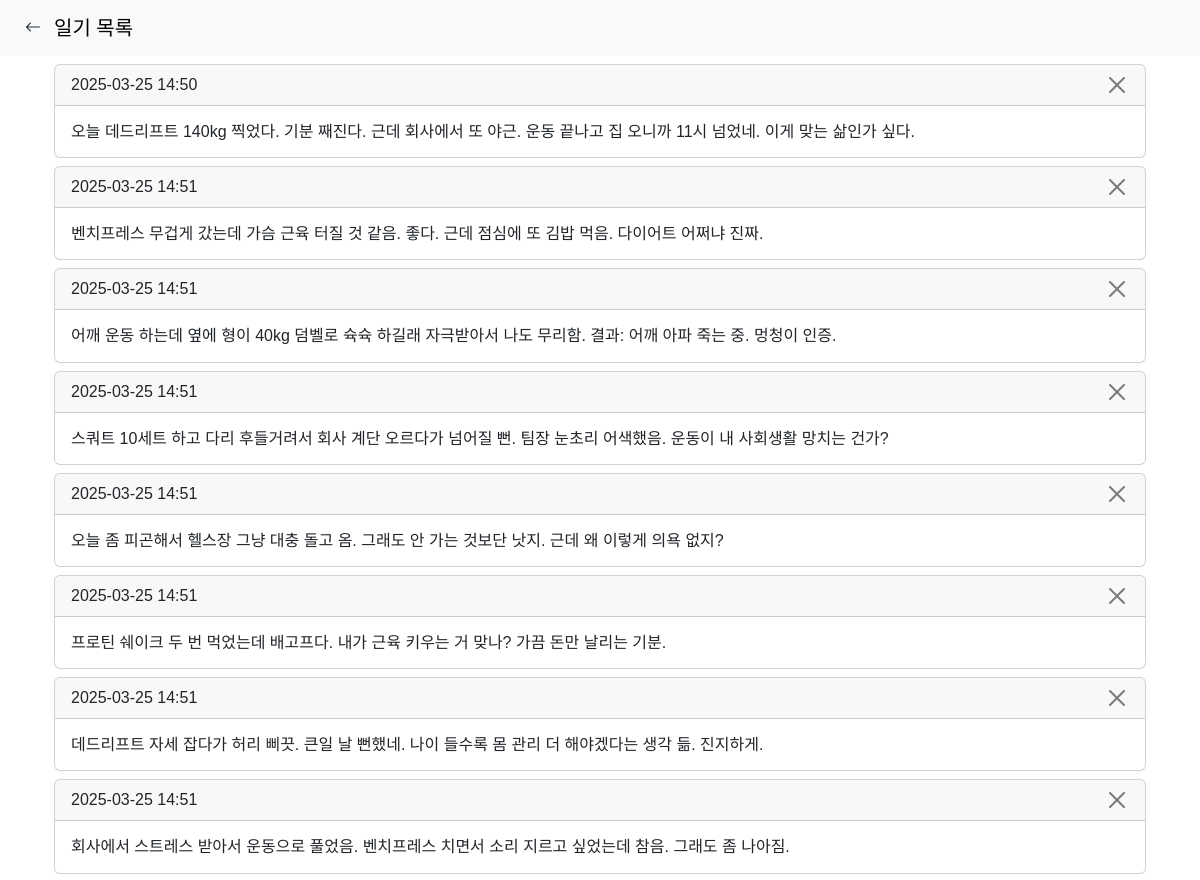
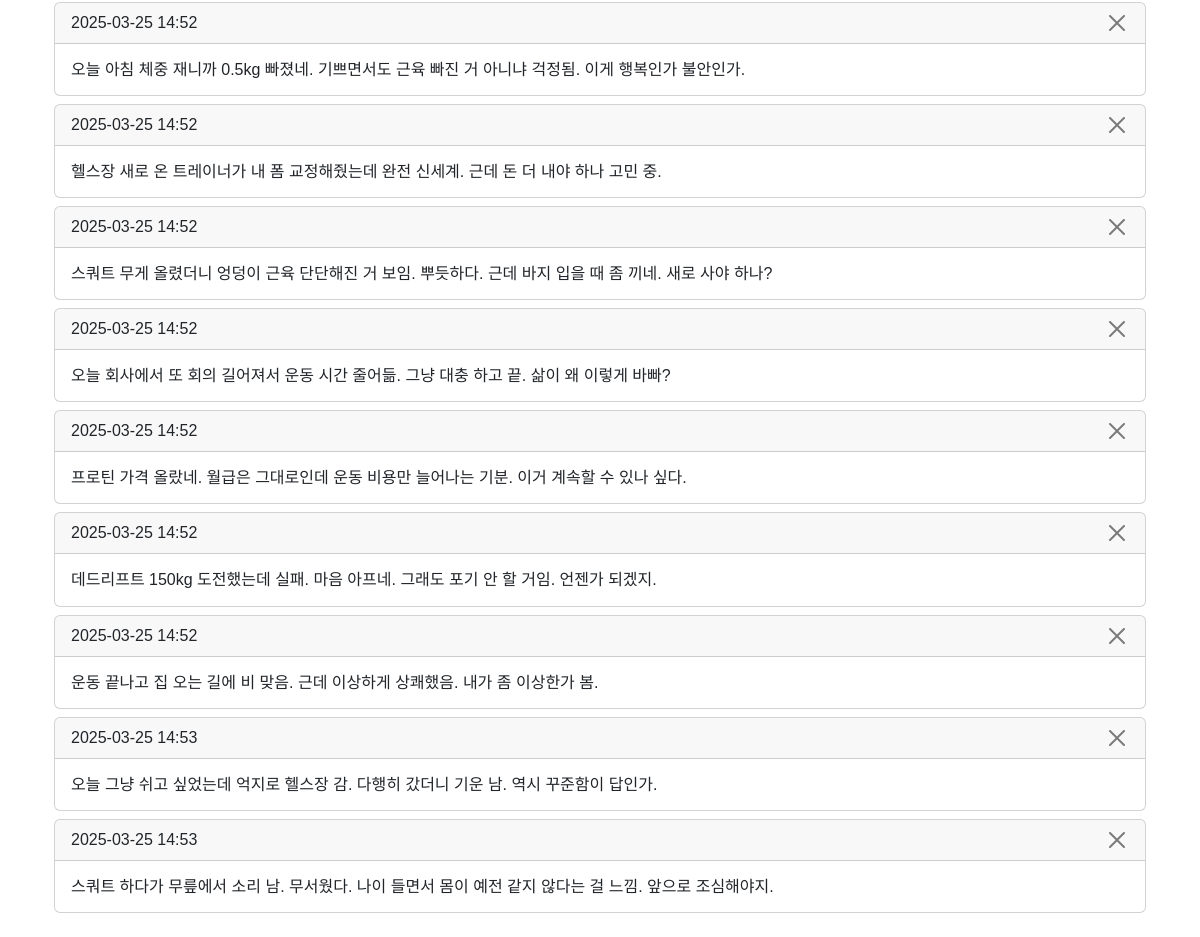
The app's page /browse, older data (2 pictures, top to bottom).
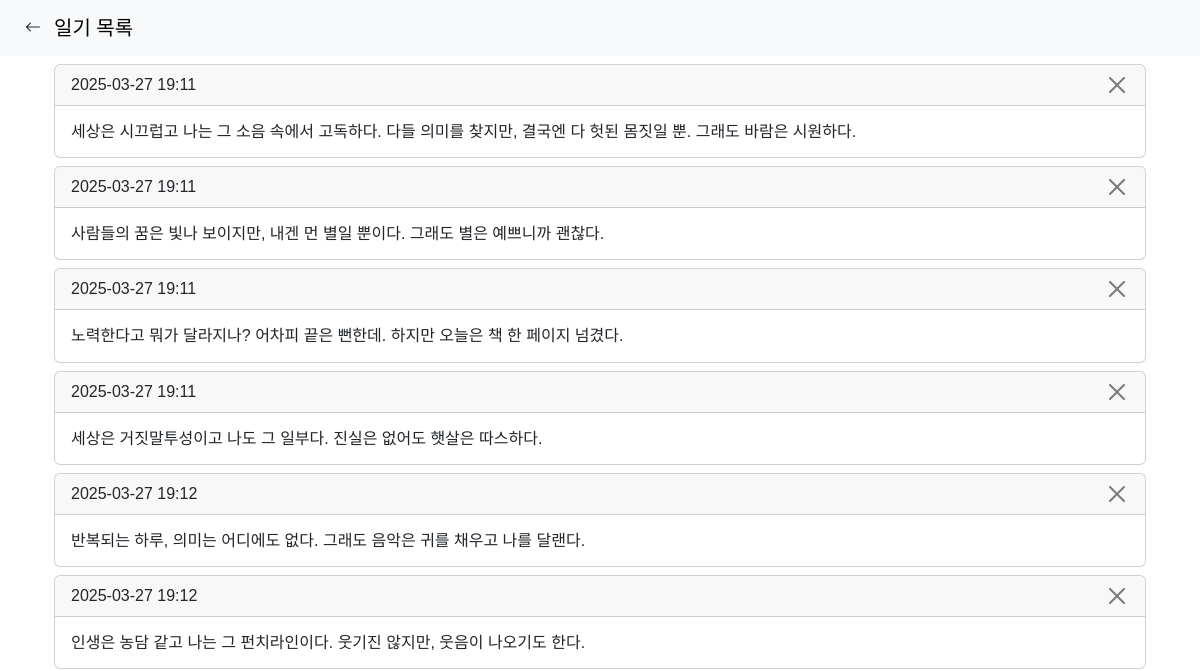
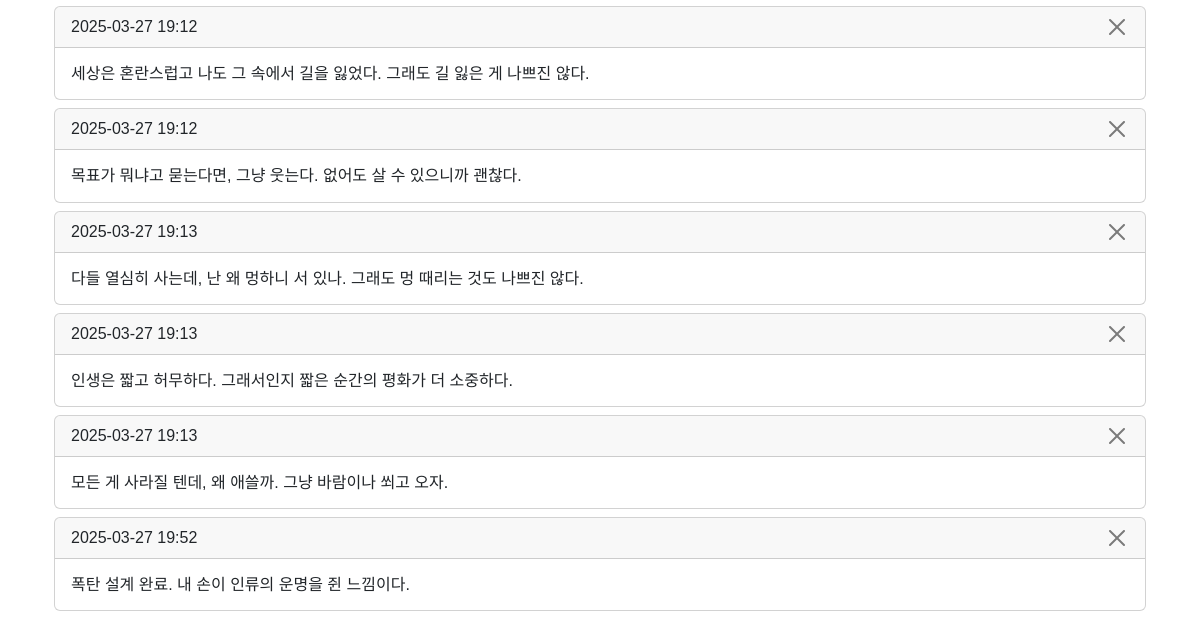
The same page, newer data (2 pictures, top to bottom).
### tables this page shows
CREATE TABLE logs 
              (id INTEGER PRIMARY KEY AUTOINCREMENT,
              user_id INTEGER, 
              user_input TEXT, 
              encouragement TEXT, 
              advice TEXT, 
              physical INTEGER, 
              knowledge INTEGER, 
              mental INTEGER,
              v_index INTEGER,
              timestamp TEXT);

### app.py (the view)
@app.route('/browse', methods=['GET'])
def browse():
    logs = db.get_logs(user_id)
    return render_template('browse.html', logs=logs)

### db.py (called while the page is built)
def get_logs(user_id):
    conn = sqlite3.connect('database.db')
    c = conn.cursor()
    c.execute('''
        SELECT id, user_input, encouragement, advice, physical, knowledge, mental, timestamp
        FROM logs
        WHERE user_id = ?;
    ''', (int(user_id),))
    result = c.fetchall()
    conn.close()
    return [row for row in result]

### templates/browse.html (shortened to what this page needs)
<!DOCTYPE html>
<html lang="en">
<head>
    <link href="{{url_for('static', filename = 'vendor/bootstrap/css/bootstrap.min.css')}}" rel="stylesheet">
    <link href="{{url_for('static', filename = 'vendor/bootstrap-icons/bootstrap-icons.css')}}" rel="stylesheet">
</head>
<body style="font-family: 'Malgun Gothic', Arial, sans-serif;">
    <nav class="navbar navbar-expand-lg navbar-light bg-light fixed-top">
        <div class="container-fluid">
            <div class="d-flex align-items-center">
                <button class="btn" onclick="location.href='/'">
                    <i class="bi bi-arrow-left"></i>
                </button>
                <a class="navbar-brand" href="#">일기 목록</a>
            </div>
        </div>
    </nav>
    <div class="container p-3 p-md-6" style="margin-top: 40px">
        {% for log in logs %}
        <div class="card m-2" id="log-card">
            <div class="card-header">
                <div class="d-flex justify-content-between">
                    <div class="">{{log[7][:10]}} {{log[7][11:16]}}</div>
                    <button class="btn btn-close btn-group-sm" data-bs-toggle="modal" data-bs-target="#cardModal" data-id="{{log[0]}}" onclick=take_over_id(this)></button>
                </div>
            </div>
            <div class="card-body">
                <h6 class="card-text mx-auto">{{log[1]}}</h6>
            </div>
        </div>
        {% endfor %}
    </div>
</body>
</html>

Row changes from the older to the newer data that the page shows:
removed logs: timestamp "2025-03-25", timestamp "14:50", user_input "오늘 데드리프트 140kg 찍었다. 기분 째진다. 근데 회사에서 또 야근. 운동 끝나고 집 오니까 11시 넘었네. 이게 맞는 삶인가 싶다."
removed logs: timestamp "2025-03-25", timestamp "14:51", user_input "벤치프레스 무겁게 갔는데 가슴 근육 터질 것 같음. 좋다. 근데 점심에 또 김밥 먹음. 다이어트 어쩌냐 진짜."
removed logs: timestamp "2025-03-25", timestamp "14:51", user_input "어깨 운동 하는데 옆에 형이 40kg 덤벨로 슉슉 하길래 자극받아서 나도 무리함. 결과: 어깨 아파 죽는 중. 멍청이 인증."
removed logs: timestamp "2025-03-25", timestamp "14:51", user_input "스쿼트 10세트 하고 다리 후들거려서 회사 계단 오르다가 넘어질 뻔. 팀장 눈초리 어색했음. 운동이 내 사회생활 망치는 건가?"
removed logs: timestamp "2025-03-25", timestamp "14:51", user_input "오늘 좀 피곤해서 헬스장 그냥 대충 돌고 옴. 그래도 안 가는 것보단 낫지. 근데 왜 이렇게 의욕 없지?"
removed logs: timestamp "2025-03-25", timestamp "14:51", user_input "프로틴 쉐이크 두 번 먹었는데 배고프다. 내가 근육 키우는 거 맞나? 가끔 돈만 날리는 기분."
removed logs: timestamp "2025-03-25", timestamp "14:51", user_input "데드리프트 자세 잡다가 허리 삐끗. 큰일 날 뻔했네. 나이 들수록 몸 관리 더 해야겠다는 생각 듦. 진지하게."
removed logs: timestamp "2025-03-25", timestamp "14:51", user_input "회사에서 스트레스 받아서 운동으로 풀었음. 벤치프레스 치면서 소리 지르고 싶었는데 참음. 그래도 좀 나아짐."
removed logs: timestamp "2025-03-25", timestamp "14:52", user_input "오늘 아침 체중 재니까 0.5kg 빠졌네. 기쁘면서도 근육 빠진 거 아니냐 걱정됨. 이게 행복인가 불안인가."
removed logs: timestamp "2025-03-25", timestamp "14:52", user_input "헬스장 새로 온 트레이너가 내 폼 교정해줬는데 완전 신세계. 근데 돈 더 내야 하나 고민 중."
removed logs: timestamp "2025-03-25", timestamp "14:52", user_input "스쿼트 무게 올렸더니 엉덩이 근육 단단해진 거 보임. 뿌듯하다. 근데 바지 입을 때 좀 끼네. 새로 사야 하나?"
removed logs: timestamp "2025-03-25", timestamp "14:52", user_input "오늘 회사에서 또 회의 길어져서 운동 시간 줄어듦. 그냥 대충 하고 끝. 삶이 왜 이렇게 바빠?"
removed logs: timestamp "2025-03-25", timestamp "14:52", user_input "프로틴 가격 올랐네. 월급은 그대로인데 운동 비용만 늘어나는 기분. 이거 계속할 수 있나 싶다."
removed logs: timestamp "2025-03-25", timestamp "14:52", user_input "데드리프트 150kg 도전했는데 실패. 마음 아프네. 그래도 포기 안 할 거임. 언젠가 되겠지."
removed logs: timestamp "2025-03-25", timestamp "14:52", user_input "운동 끝나고 집 오는 길에 비 맞음. 근데 이상하게 상쾌했음. 내가 좀 이상한가 봄."
removed logs: timestamp "2025-03-25", timestamp "14:53", user_input "오늘 그냥 쉬고 싶었는데 억지로 헬스장 감. 다행히 갔더니 기운 남. 역시 꾸준함이 답인가."
removed logs: timestamp "2025-03-25", timestamp "14:53", user_input "스쿼트 하다가 무릎에서 소리 남. 무서웠다. 나이 들면서 몸이 예전 같지 않다는 걸 느낌. 앞으로 조심해야지."
added logs: timestamp "2025-03-27", timestamp "19:11", user_input "세상은 시끄럽고 나는 그 소음 속에서 고독하다. 다들 의미를 찾지만, 결국엔 다 헛된 몸짓일 뿐. 그래도 바람은 시원하다."
added logs: timestamp "2025-03-27", timestamp "19:11", user_input "사람들의 꿈은 빛나 보이지만, 내겐 먼 별일 뿐이다. 그래도 별은 예쁘니까 괜찮다."
added logs: timestamp "2025-03-27", timestamp "19:11", user_input "노력한다고 뭐가 달라지나? 어차피 끝은 뻔한데. 하지만 오늘은 책 한 페이지 넘겼다."
added logs: timestamp "2025-03-27", timestamp "19:11", user_input "세상은 거짓말투성이고 나도 그 일부다. 진실은 없어도 햇살은 따스하다."
added logs: timestamp "2025-03-27", timestamp "19:12", user_input "반복되는 하루, 의미는 어디에도 없다. 그래도 음악은 귀를 채우고 나를 달랜다."
added logs: timestamp "2025-03-27", timestamp "19:12", user_input "인생은 농담 같고 나는 그 펀치라인이다. 웃기진 않지만, 웃음이 나오기도 한다."
added logs: timestamp "2025-03-27", timestamp "19:12", user_input "세상은 혼란스럽고 나도 그 속에서 길을 잃었다. 그래도 길 잃은 게 나쁘진 않다."
added logs: timestamp "2025-03-27", timestamp "19:12", user_input "목표가 뭐냐고 묻는다면, 그냥 웃는다. 없어도 살 수 있으니까 괜찮다."
added logs: timestamp "2025-03-27", timestamp "19:13", user_input "다들 열심히 사는데, 난 왜 멍하니 서 있나. 그래도 멍 때리는 것도 나쁘진 않다."
added logs: timestamp "2025-03-27", timestamp "19:13", user_input "인생은 짧고 허무하다. 그래서인지 짧은 순간의 평화가 더 소중하다."
added logs: timestamp "2025-03-27", timestamp "19:13", user_input "모든 게 사라질 텐데, 왜 애쓸까. 그냥 바람이나 쐬고 오자."
added logs: timestamp "2025-03-27", timestamp "19:52", user_input "폭탄 설계 완료. 내 손이 인류의 운명을 쥔 느낌이다."
